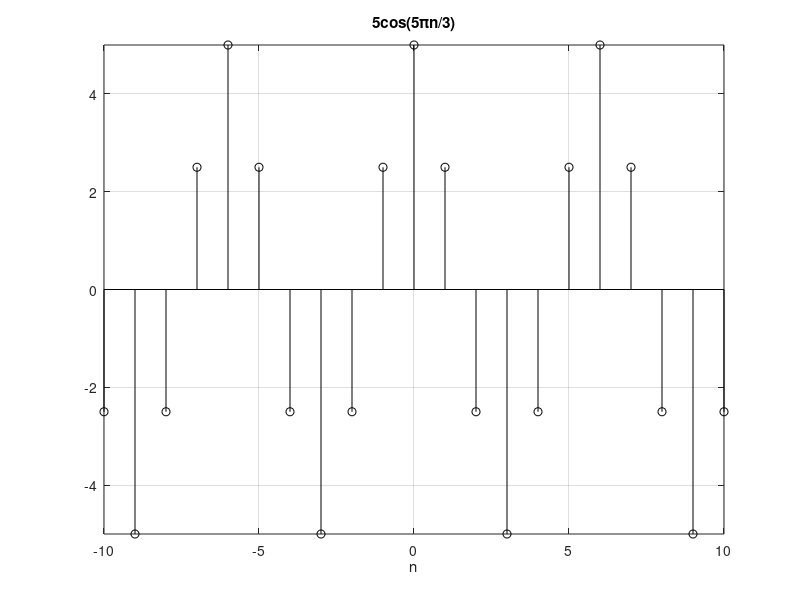

The MATLAB script that drew this image:
n=[-10:10];

y=5*cos((5*pi*n)./3);

figure("Name", "es5")
set(gca,'Fontsize',14)
stem(n,y,'k')
xlabel('n')
title('5cos(5πn/3)')
axis([-10 10 -5 5])
grid on

% dal grafico ottenuto possiamo vedere come il periodo vale 6.